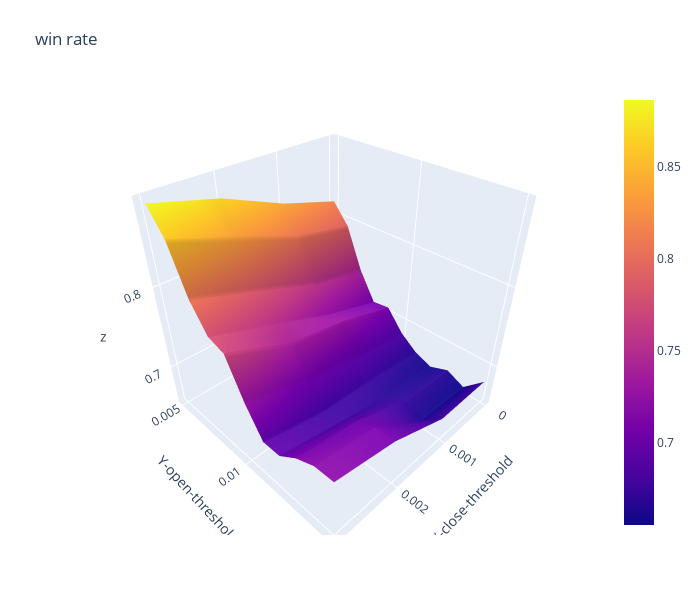

Notebook cell for this chart:
### Code cell
import plotly.graph_objects as go

x_data = df_win_rate.columns.to_list() # close threshold

y_data = df_win_rate.index.to_list() # open threshold

z_data = df_win_rate.copy(deep=True) # win rate

fig = go.Figure(data=[go.Surface(z=z_data.values,x=x_data,y=y_data)])

fig.update_layout(title="win rate", # 标题
                  autosize=False,  # 尺度自动缩放
                  width=700,  # 长宽
                  height=600,
                  margin=dict(l=65,r=50,b=65,t=90),  # 4个位置的距离
                  scene=dict(xaxis_title='X-close-threshold',yaxis_title='Y-open-threshold')
                 )

fig.show()

### Figure 1 — Plotly figure (JSON) as saved in the notebook; plotly's stock layout.template omitted (floating-point values rounded to 4 significant figures)
{"data": [{"type": "surface", "x": [0, 0.001, 0.002, 0.003], "y": [0.005, 0.006, 0.007, 0.008, 0.009, 0.01, 0.011, 0.012, 0.013, 0.014, 0.015], "z": [[0.817, 0.8379, 0.8673, 0.8859], [0.7926, 0.8058, 0.8326, 0.8597], [0.7415, 0.7562, 0.7829, 0.8081], [0.7063, 0.7259, 0.7535, 0.7785], [0.7091, 0.7288, 0.7398, 0.7721], [0.6832, 0.6923, 0.7037, 0.7281], [0.6667, 0.6742, 0.6774, 0.6939], [0.6579, 0.6667, 0.679, 0.6941], [0.6667, 0.6714, 0.6986, 0.7105], [0.6557, 0.6613, 0.7077, 0.7206], [0.6786, 0.6786, 0.7069, 0.7213]]}], "layout": {"autosize": false, "height": 600, "margin": {"b": 65, "l": 65, "r": 50, "t": 90}, "scene": {"xaxis": {"title": {"text": "X-close-threshold"}}, "yaxis": {"title": {"text": "Y-open-threshold"}}}, "title": {"text": "win rate"}, "width": 700}}
